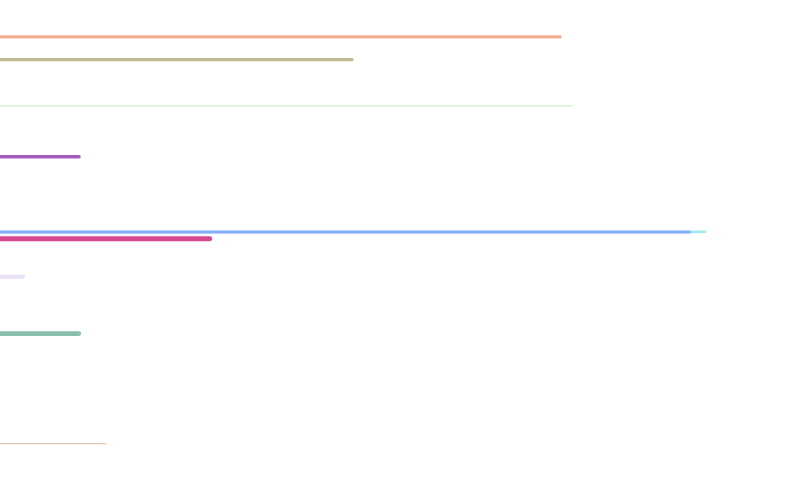
Frame 1 (no input)
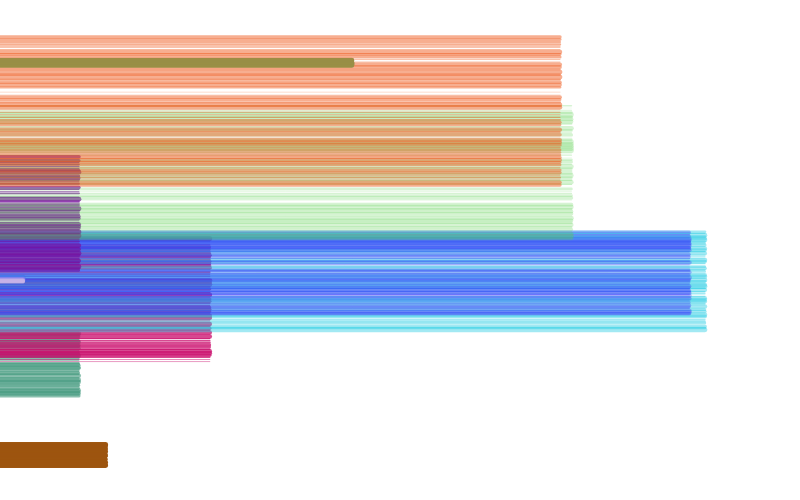
Frame 60 (no input)
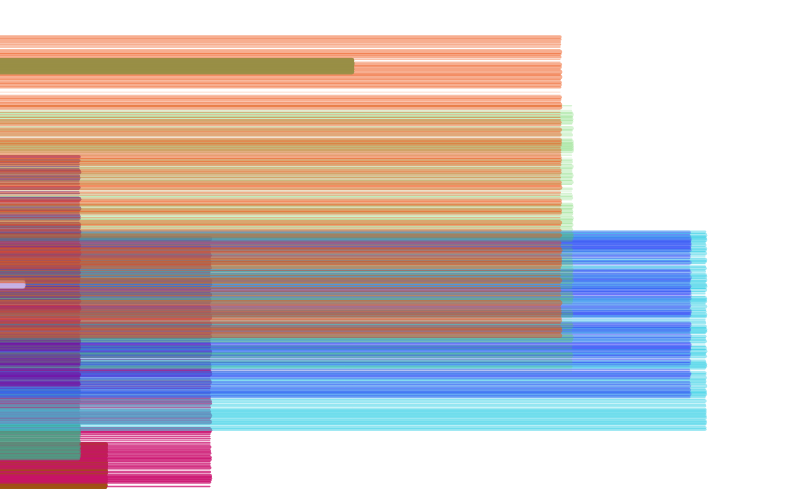
Frame 120 (the mouse pressed at the canvas centre since frame 60)

The p5.js sketch that drew these frames (run headless with seeded random() and noise() and a simulated clock; from frame 60 on, the mouse is pressed at the canvas centre):

// p5.js sketch
// ── sketch.js
var balls;

function setup() {
	createCanvas(800, 500);

	balls = [];
	for (var i = 0; i < 10; i++) {
		balls[i] = {};
		balls[i].x = random(width);
		balls[i].y = random(height);
		balls[i].speedY = random(0, 3);
		balls[i].color = color(random(255), random(255), random(255), random(255));
		balls[i].stroke = random(10, 50);
	}
}

function draw() {


	for (var i = 0; i < balls.length; i++) {
		moveBall(balls[i]);
		drawBall(balls[i]);
	}
}


function drawBall(ball) {
	push();
	strokeWeight(random(0, 5));
	stroke(ball.color);
	line(0, ball.y, ball.x, ball.y);
	pop();
}

function moveBall(ball) {
	ball.y += ball.speedY;

	// if (ball.y > 500) {
	// 	ball.y = -100;
	// }
}
